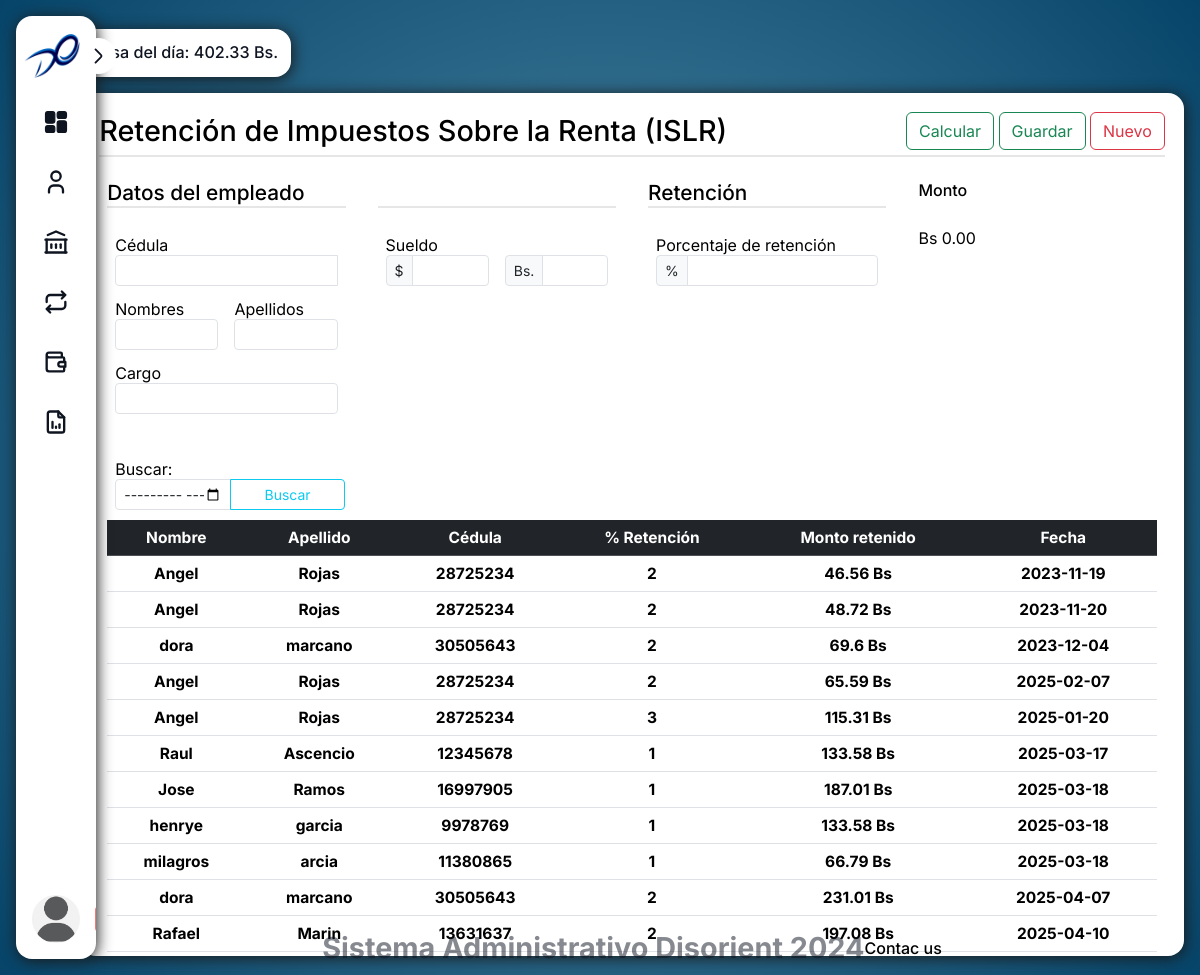
The app's page /view/ISLR.php (signed in) with its own data.
### tables this page shows
CREATE TABLE `islr` (
  `id_islr` int(8) NOT NULL,
  `aporte` float DEFAULT NULL,
  `monto` float DEFAULT NULL,
  `cedula_FK` int(8) DEFAULT NULL,
  `tasaBCV_FK` int(8) DEFAULT NULL,
  `fecha` date DEFAULT NULL
);

CREATE TABLE `empleados` (
  `cedula` int(8) NOT NULL,
  `nombre` varchar(255) DEFAULT NULL,
  `apellido` varchar(255) DEFAULT NULL,
  `direccion` varchar(255) DEFAULT NULL,
  `correo` varchar(255) DEFAULT NULL,
  `sexo` varchar(255) DEFAULT NULL,
  `edad` date DEFAULT NULL,
  `tlf` varchar(255) DEFAULT NULL,
  `second_tlf` varchar(255) DEFAULT NULL,
  `departamento` varchar(255) DEFAULT NULL,
  `cargo` varchar(255) DEFAULT NULL,
  `f_ingreso` date DEFAULT NULL,
  `sueldo` float DEFAULT NULL,
  `afeccion` varchar(255) DEFAULT NULL,
  `discapacidad` varchar(255) DEFAULT NULL,
  `estado` tinyint(1) DEFAULT NULL,
  `limite_credito` decimal(10,2) DEFAULT 2000.00
);

### PHP/CLASS/conexion_Original.php (called while the page is built, shortened)
<?php
class connect {
 private $dbhost = "localhost";
 private $dbuser = "root";
 private $dbpass = "";
 private $dbname = "disorient_3";
 public function connect_db()
	{
		$con = mysqli_connect($this->dbhost, $this->dbuser, $this->dbpass, $this->dbname);
		if 	(mysqli_connect_error())
		{
			die("Fallo la conexion a BD" . mysqli_connect_error().mysqli_connect_errno());
		}
		else {
			return	$con;
		}
	}
}

### PHP/CLASS/user_Original.php (called while the page is built, shortened)
<?php
include_once "conexion_Original.php";
class Nomina extends connect
{
	public function ISLR_View()
	{
		$query = "SELECT empleados.nombre, empleados.apellido, empleados.cedula,empleados.cargo, empleados.f_ingreso, aporte, monto, fecha FROM `islr` INNER JOIN empleados ON cedula_FK = cedula";
  		$result = $this->connect_db()->query($query);
  		$data = array();
  		while ($row = mysqli_fetch_assoc($result)) {
    	$data[] = $row;
  		}
  		return $data;
	}
	}
$Nomina = new Nomina();

### View/Components/Tables/Tablas-ISLR.php (the view)
<div class="table__information">
    <div style="display: flex; justify-content: space-between;">
        <div class="empleados__content">
            <label> Buscar:</label>
            <div class="input-group input-group-sm mb-3">
                <input type="month" class="form-control" aria-label="Sizing example input" aria-describedby="inputGroup-sizing-sm" name="FechaBuscar">
                <input type="submit" value="Buscar" class="btn btn-outline-info" name="buscarF">
            </div>
        </div>
    </div>
					<table class="table">
						<thead class="table-dark">
							<tr>
								<th scope="col"> Nombre </th>
								<th scope="col"> Apellido </th>
								<th scope="col"> Cédula </th>
								<th scope="col"> % Retención </th>
								<th scope="col"> Monto retenido </th>
								<th scope="col"> Fecha </th>
							</tr>
						</thead>
						<?php if (isset($_GET['buscarF'])) {?>
						<tbody>
							<?php
							$datos = $Nomina->Search_ISLR($_GET['FechaBuscar']);
							foreach ($datos as $dato) {
								echo '<tr>';
								echo '<th scope="col">'	.$dato['nombre']. '</th>';
								echo '<th scope="col">'	.$dato['apellido']. '</th>';
								echo '<th scope="col">'	.$dato['cedula']. '</th>';
								echo '<th scope="col">'	.$dato['aporte']. '</th>';
								echo '<th scope="col">'	.$dato['monto']. ' Bs </th>';
								echo '<th scope="col">'	.$dato['fecha']. '</th>';
								echo '</tr>';
								}
							 ?>
						</tbody>
						<?php } else { ?>
						<tbody>
							<?php
							$datos = $Nomina->ISLR_View();
							foreach ($datos as $dato) {
								echo '<tr>';
								echo '<th scope="col">'	.$dato['nombre']. '</th>';
								echo '<th scope="col">'	.$dato['apellido']. '</th>';
								echo '<th scope="col">'	.$dato['cedula']. '</th>';
								echo '<th scope="col">'	.$dato['aporte']. '</th>';
								echo '<th scope="col">'	.$dato['monto']. ' Bs </th>';
								echo '<th scope="col">'	.$dato['fecha']. '</th>';
								echo '</tr>';
								}
							 ?>
						</tbody>
						<?php  } ?>
					</table>
		</div>

### CSS/alerts.css (style rules this page uses)
:root { --notification-background: #313e2c; --notification-primary: #aaec8a; --background: #0d110e; }

### CSS/Search-box.css (style rules this page uses)
:root { --bg: #F0F0F0; --input-bg: white; --text-search: #27292B; --item-hover: #f6f6f6; }
input { flex: 1; max-height: 2.5rem; border: 0; outline: 0; font-size: 1rem; color: var(--text-search); }
input::placeholder { color: var(--text-search); opacity: 50%; }

### CSS/struct.css (style rules this page uses)
:root { --primary-color: #191919; --white: #FFFFFF; --sidebar-hover: #d8dde0; --sidebar-bg: #FFFFFF; --bg: radial-gradient(circle, #5790AB, #064469); --text-link: #0E1420; --logout: #FA7575; --headline-text: #546471; --text: #E7EAEE; --divider-bg: var(--bg); --border-color: var(--bg); }
html { height: 100%; }
* { margin: 0; padding: 0; box-sizing: border-box; }
body { font-family: 'Inter', sans-serif; font-size: 16px; padding: 1rem; height: 100%; background: var(--bg); }
.empleados__content { display: grid; grid-template-rows: auto; align-items: baseline; height: 4rem; text-align: start; padding: .2rem .5rem; }
.table thead, .table tbody { text-align: center; font-size: .97rem; }

### records on screen
islr: cedula_FK.nombre "Angel", cedula_FK.apellido "Rojas", cedula_FK.cedula "28725234", aporte "2", monto "46.56", fecha "2023-11-19"
islr: cedula_FK.nombre "Angel", cedula_FK.apellido "Rojas", cedula_FK.cedula "28725234", aporte "2", monto "48.72", fecha "2023-11-20"
islr: cedula_FK.nombre "dora", cedula_FK.apellido "marcano", cedula_FK.cedula "30505643", aporte "2", monto "69.6", fecha "2023-12-04"
islr: cedula_FK.nombre "Angel", cedula_FK.apellido "Rojas", cedula_FK.cedula "28725234", aporte "2", monto "65.59", fecha "2025-02-07"
islr: cedula_FK.nombre "Angel", cedula_FK.apellido "Rojas", cedula_FK.cedula "28725234", aporte "3", monto "115.31", fecha "2025-01-20"
islr: cedula_FK.nombre "Raul", cedula_FK.apellido "Ascencio", cedula_FK.cedula "12345678", aporte "1", monto "133.58", fecha "2025-03-17"
islr: cedula_FK.nombre "Jose", cedula_FK.apellido "Ramos", cedula_FK.cedula "16997905", aporte "1", monto "187.01", fecha "2025-03-18"
islr: cedula_FK.nombre "henrye", cedula_FK.apellido "garcia", cedula_FK.cedula "9978769", aporte "1", monto "133.58", fecha "2025-03-18"
islr: cedula_FK.nombre "milagros", cedula_FK.apellido "arcia", cedula_FK.cedula "11380865", aporte "1", monto "66.79", fecha "2025-03-18"
islr: cedula_FK.nombre "dora", cedula_FK.apellido "marcano", cedula_FK.cedula "30505643", aporte "2", monto "231.01", fecha "2025-04-07"
islr: cedula_FK.nombre "Rafael", cedula_FK.apellido "Marin", cedula_FK.cedula "13631637", aporte "2", monto "197.08", fecha "2025-04-10"

### other values on screen
$_SESSION['TasaBCV'] "402.33"
